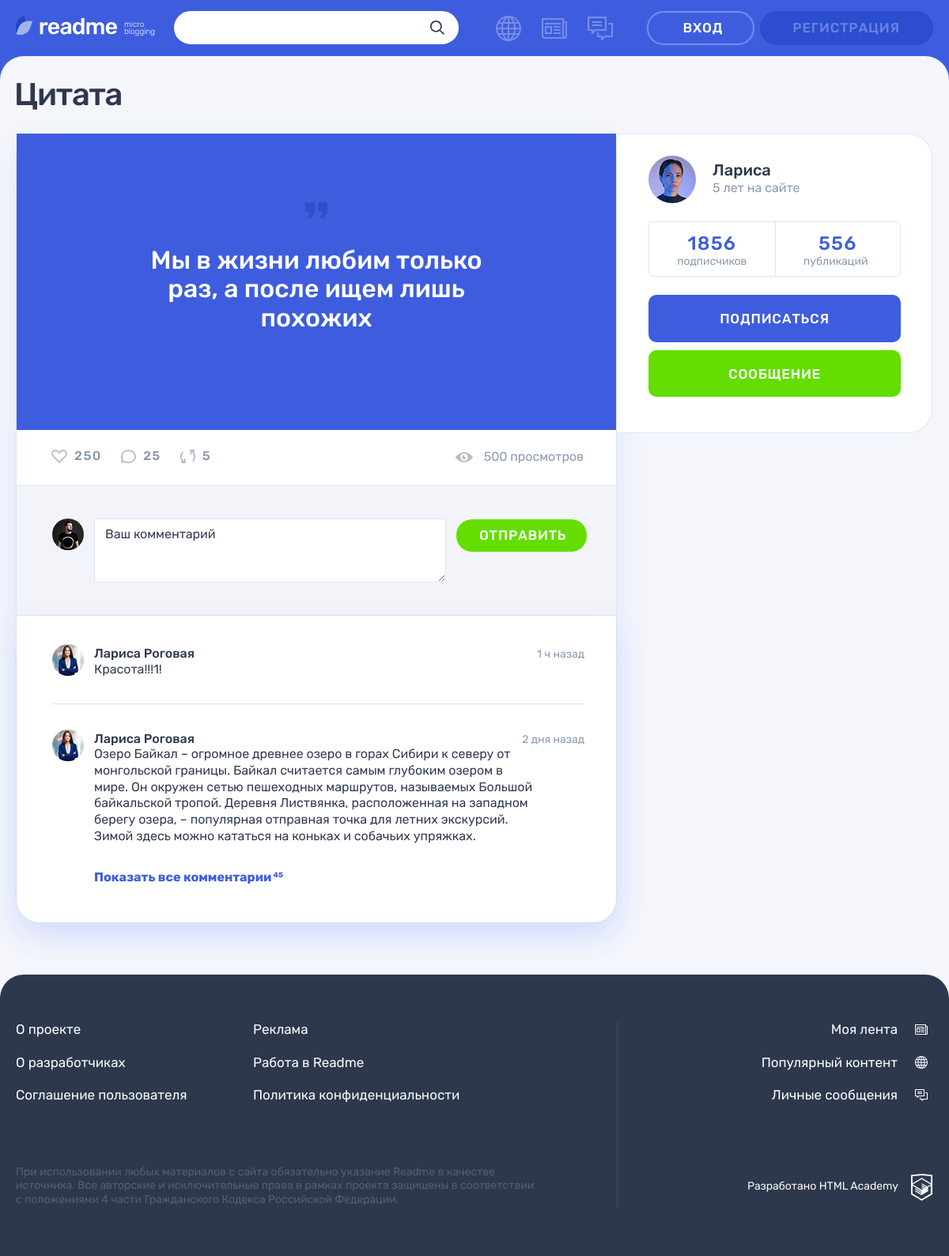
The app's page /post.php?postId=1 with its own data.
### tables this page shows
CREATE TABLE IF NOT EXISTS `posts` (
  `id` INT NOT NULL AUTO_INCREMENT,
  `post_date` DATETIME NOT NULL,
  `title` TEXT(120) NOT NULL,
  `content` TEXT NOT NULL,
  `quote_author` VARCHAR(225) NULL,
  `img_url` VARCHAR(225) NULL,
  `video_url` VARCHAR(225) NULL,
  `users_site_url` VARCHAR(225) NULL,
  `number_of_views` INT NOT NULL DEFAULT 0,
  `users_id` INT NOT NULL,
  `content_types_id` INT NOT NULL,
  PRIMARY KEY (`id`),
  UNIQUE INDEX `id_UNIQUE` (`id` ASC),
  INDEX `users_to_posts_idx` (`users_id` ASC),
  INDEX `fk_posts_content_types1_idx` (`content_types_id` ASC),
  CONSTRAINT `users_to_posts`
    FOREIGN KEY (`users_id`)
    REFERENCES `users` (`id`)
    ON DELETE NO ACTION
    ON UPDATE NO ACTION,
  CONSTRAINT `posts_to_content_types`
    FOREIGN KEY (`content_types_id`)
    REFERENCES `content_types` (`id`)
    ON DELETE NO ACTION
    ON UPDATE NO ACTION);

CREATE TABLE IF NOT EXISTS `users` (
  `id` INT NOT NULL AUTO_INCREMENT,
  `registration_date` DATETIME NOT NULL,
  `email` VARCHAR(225) NOT NULL,
  `name` VARCHAR(225) NOT NULL,
  `password` VARCHAR(225) NOT NULL,
  `avatar` VARCHAR(225) NULL,
  `contact_info` VARCHAR(225) NULL,
  PRIMARY KEY (`id`),
  UNIQUE INDEX `idusers_UNIQUE` (`id` ASC),
  UNIQUE INDEX `email_UNIQUE` (`email` ASC));

### helpers.php (called while the page is built, shortened)
<?php
function include_template($name, array $data = []) {
    $name = 'templates/' . $name;
    extract($data);
    require $name;
    $result = ob_get_clean();
    return $result;
}

### functions.php (called while the page is built, shortened)
<?php
function db_read_posts_id($con, $postId)
{
    $sql = 'SELECT p.id, u.name, avatar, users_site_url, title, quote_author, content, c.type, p.img_url FROM posts p
            LEFT JOIN users u
            ON p.users_id = u.id
            LEFT JOIN content_types c
            ON p.content_types_id = c.id
            WHERE p.id =' . $postId;
    $result = mysqli_query($con, $sql);
    $sqlError = mysqli_error($con);
    if ($result) {
        $rows = mysqli_fetch_all($result, MYSQLI_ASSOC);
    } else {
        echo 'Ошибка базы данных ' . $sqlError;
    }
    return $rows;
};

### templates/post.php (the view, shortened to what this page needs)
<?php foreach ($cards as $key => $card) ?>
<main class="page__main page__main--publication">
    <div class="container">
        <h1 class="page__title page__title--publication"><?= $card['title'] ?></h1>
        <section class="post-details">
            <div class="post-details__wrapper">
                <div class="post-details__main-block post post--details">
                    <?php if ($card['type'] === 'quote'): ?>
                        <div class="post-details__image-wrapper post-quote">
                            <div class="post__main">
                                <blockquote>
                                    <p>
                                        <?= $card['content'] ?>
                                    </p>
                                </blockquote>
                            </div>
                        </div>
                    <?php elseif ($card['type'] === 'picture'): ?>
                        <div class="post-details__image-wrapper post-photo__image-wrapper">
                            <img src="<?= $card['content'] ?>" alt="Фото от пользователя" width="760" height="507">
                        </div>
                    <?php endif ?>
                    <div class="post__indicators">
                        <div class="post__buttons">
                            <a class="post__indicator post__indicator--likes button" href="#" title="Лайк">
                                <svg class="post__indicator-icon" width="20" height="17">
                                    <use xlink:href="#icon-heart"></use>
                                </svg>
                                <span>250</span>
                            </a>
                            <a class="post__indicator post__indicator--comments button" href="#" title="Комментарии">
                                <svg class="post__indicator-icon" width="19" height="17">
                                    <use xlink:href="#icon-comment"></use>
                                </svg>
                                <span>25</span>
                            </a>
                            <a class="post__indicator post__indicator--repost button" href="#" title="Репост">
                                <svg class="post__indicator-icon" width="19" height="17">
                                    <use xlink:href="#icon-repost"></use>
                                </svg>
                                <span>5</span>
                            </a>
                        </div>
                        <span class="post__view">500 просмотров</span>
                    </div>
                    <div class="comments">
                        <form class="comments__form form" action="#" method="post">
                            <div class="comments__my-avatar">
                                <img class="comments__picture" src="img/userpic.jpg" alt="Аватар пользователя">
                            </div>
                            <textarea class="comments__textarea form__textarea"
                                      placeholder="Ваш комментарий"></textarea>
                            <button class="comments__submit button button--green" type="submit">Отправить</button>
                        </form>
                        <div class="comments__list-wrapper">
                            <ul class="comments__list">
                                <li class="comments__item user">
                                    <div class="comments__avatar">
                                        <a class="user__avatar-link" href="#">
                                            <img class="comments__picture" src="img/userpic-larisa.jpg"
                                                 alt="Аватар пользователя">
                                        </a>
                                    </div>
                                    <div class="comments__info">
                                        <div class="comments__name-wrapper">
                                            <a class="comments__user-name" href="#">
                                                <span>Лариса Роговая</span>
                                            </a>
                                            <time class="comments__time" datetime="2019-03-20">1 ч назад</time>
                                        </div>
                                        <p class="comments__text">
                                            Красота!!!1!
                                        </p>
                                    </div>
                                </li>
                                <li class="comments__item user">
                                    <div class="comments__avatar">
                                        <a class="user__avatar-link" href="#">
                                            <img class="comments__picture" src="img/userpic-larisa.jpg"
                                                 alt="Аватар пользователя">
                                        </a>
                                    </div>
                                    <div class="comments__info">
                                        <div class="comments__name-wrapper">
                                            <a class="comments__user-name" href="#">
                                                <span>Лариса Роговая</span>
                                            </a>
                                            <time class="comments__time" datetime="2019-03-18">2 дня назад</time>
                                        </div>
                                        <p class="comments__text">
                                            Озеро Байкал – огромное древнее озеро в горах Сибири к северу от монгольской
                                            границы. Байкал считается самым глубоким озером в мире. Он окружен сетью
                                            пешеходных маршрутов, называемых Большой байкальской тропой. Деревня
                                            Листвянка, расположенная на западном берегу озера, – популярная отправная
                                            точка для летних экскурсий. Зимой здесь можно кататься на коньках и собачьих
                                            упряжках.
                                        </p>
                                    </div>
                                </li>
                            </ul>
                            <a class="comments__more-link" href="#">
                                <span>Показать все комментарии</span>
                                <sup class="comments__amount">45</sup>
                            </a>
                        </div>
                    </div>
                </div>
                <div class="post-details__user user">
                    <div class="post-details__user-info user__info">
                        <div class="post-details__avatar user__avatar">
                            <a class="post-details__avatar-link user__avatar-link" href="#">
                                <img class="post-details__picture user__picture" src="img/userpic-elvira.jpg"
                                     alt="Аватар пользователя">
                            </a>
                        </div>
                        <div class="post-details__name-wrapper user__name-wrapper">
                            <a class="post-details__name user__name" href="#">
                                <span><?= $card['name'] ?></span>
                            </a>
                            <time class="post-details__time user__time" datetime="2014-03-20">5 лет на сайте</time>
                        </div>
                    </div>
                    <div class="post-details__rating user__rating">
                        <p class="post-details__rating-item user__rating-item user__rating-item--subscribers">
                            <span class="post-details__rating-amount user__rating-amount">1856</span>
                            <span class="post-details__rating-text user__rating-text">подписчиков</span>
                        </p>
                        <p class="post-details__rating-item user__rating-item user__rating-item--publications">
                            <span class="post-details__rating-amount user__rating-amount">556</span>
                            <span class="post-details__rating-text user__rating-text">публикаций</span>
                        </p>
                    </div>
                    <div class="post-details__user-buttons user__buttons">
                        <button class="user__button user__button--subscription button button--main" type="button">
                            Подписаться
                        </button>
                        <a class="user__button user__button--writing button button--green" href="#">Сообщение</a>
                    </div>
                </div>
            </div>
        </section>
    </div>
</main>

### records on screen
posts: title "Цитата", content "Мы в жизни любим только раз, а после ищем лишь похожих", users.name "Лариса"
